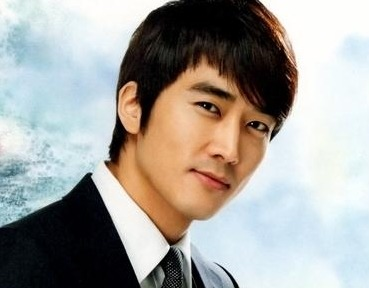
#> input picture Image_Classification/data/train/man/man_1.jpg, 369 x 288 px, found by its file name; its folder holds only this picture in this run
$ python data_augmentation.py
#> lines starting #> are read from the running program, lines starting #| are printed output that depends on the picture
## horizontal flip(좌우대칭)
## vertical filp(상하대칭)
## noise
## rotatie
## translate
## zoom/stretch
## blur

import os
import cv2
import random
import numpy as np

def main():
    train_path = 'C:/Users/user/Desktop/Deep_Learning/Image_Classification/data/train'
    aug_img_count = 10

    for folder in os.listdir(train_path):
        subtrain_path = train_path + "/" + folder
        for idx, file in enumerate(os.listdir(subtrain_path)):
            subfile = subtrain_path + "/" + file

            img = cv2.imread(subfile, cv2.IMREAD_UNCHANGED)
#> img is the input picture: shape (288, 369, 3); mean B, G, R 157, 161.9, 164.7
            output = cv2.resize(img, (224, 224))
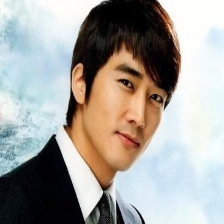
#> output: shape (224, 224, 3); mean B, G, R 156.9, 161.8, 164.6

            for aic in range(aug_img_count):

                # 랜덤하게 변수 인자들 생성
                angle = random.randint(0, 360)
                change_amount_x = random.randint(-50, 50)
                change_amount_y = random.randint(-50, 50)

                # 랜덤하게 함수 선택
                rotation_index = random.randint(0, 1)
                hori_flip_index = random.randint(0, 1)
                trans_index = random.randint(0, 1)
                blur_index = random.randint(0, 1)
                # function = ["rotation", "horizontal_flip", "translate", "noise"]
                # func_index = random.randint(0,len(function)-1)

                if rotation_index == 1:
                    transfer_matrix = cv2.getRotationMatrix2D((output.shape[:2][0] / 2, img.shape[:2][1] / 2), angle,
                                                              scale=1)
                    output = cv2.warpAffine(img, transfer_matrix, (img.shape[:2][0], img.shape[:2][1]),
                                            borderValue=(255, 255, 255))
                    print("회전")
                if hori_flip_index == 1:
                    output = np.flip(output, 1)
                    print("좌우대칭")
                if trans_index == 1:
                    transfer_matrix = np.float32([[1, 0, change_amount_x], [0, 1, change_amount_y]])
                    output = cv2.warpAffine(output, transfer_matrix, (224, 224), borderValue=(255, 255, 255))
                    print("위치이동")
                if blur_index == 1:
                    output = cv2.blur(img, (7, 7))
                    print("흐릿함추가")

                # output 저장
                if not os.path.isdir(subtrain_path+"/args"):
                    os.mkdir(subtrain_path+"/args")
                cv2.imwrite(subtrain_path+"/args/" + str(idx) + "_" + str(aic) + '.jpg', output)
#> this loop made 10 passes
#> pass 1, in main, `output = np.flip(output, 1)`:
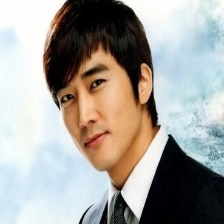
#> output: shape (224, 224, 3); mean B, G, R 156.9, 161.8, 164.6
#> pass 1, in main, `output = cv2.warpAffine(output, transfer_matrix, (224, 224), borderVal..`:
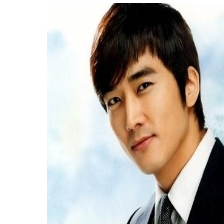
#> output: shape (224, 224, 3); mean B, G, R 176.7, 182.9, 189.5
#> pass 1, in main, `output = cv2.blur(img, (7, 7))`:
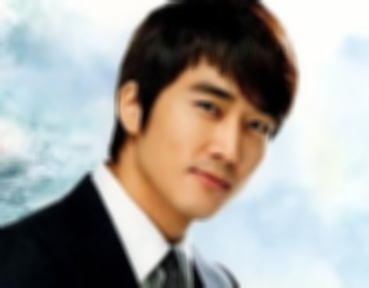
#> output: shape (288, 369, 3); mean B, G, R 157, 161.9, 164.7
#> pass 2, in main, `output = cv2.warpAffine(output, transfer_matrix, (224, 224), borderVal..`:
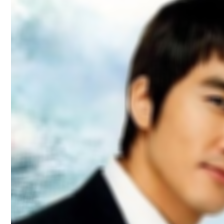
#> output: shape (224, 224, 3); mean B, G, R 155.3, 164, 169.6
#> pass 2 of the loop in main, `for folder in os.listdir(train_path):`:
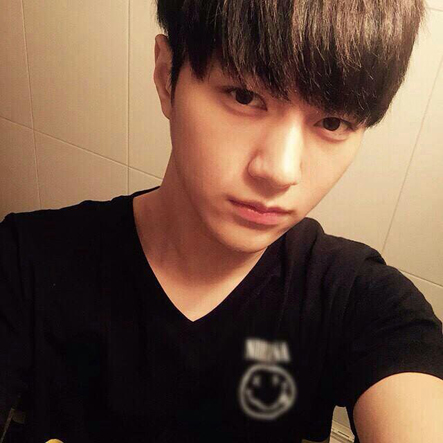
#> input picture Image_Classification/data/train/woman/sample.jpg, 443 x 443 px, found by its file name
#> in main, img is the input picture: shape (443, 443, 3); mean B, G, R 65.4, 81.5, 108
#> the loop in main, `for aic in range(aug_img_count):` made 10 passes
#> transfer_matrix on passes 1, 2, 5, 6: [[-0.951, 0.309, 150.1], [-0.309, -0.951, 466.8]], [[0.961, 0.276, -52.47], [-0.276, 0.961, 69.63]], [[-0.643, -0.766, 533.6], [0.766, -0.643, 194.2]], [[-0.358, -0.934, 358.9], [0.934, -0.358, 196.3]]
#> pass 1, in main, `output = cv2.warpAffine(img, transfer_matrix, (img.shape[:2][0], img.s..`:
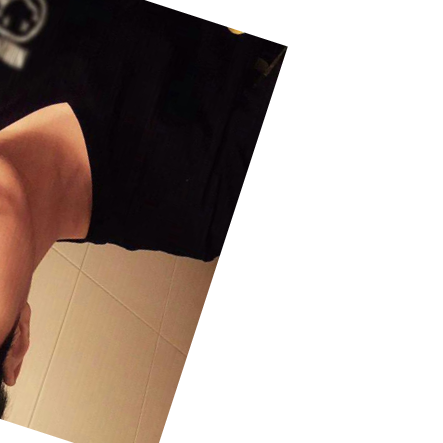
#> output: shape (443, 443, 3); mean B, G, R 154.6, 161.5, 174
#> pass 3, in main, `output = cv2.blur(img, (7, 7))`:
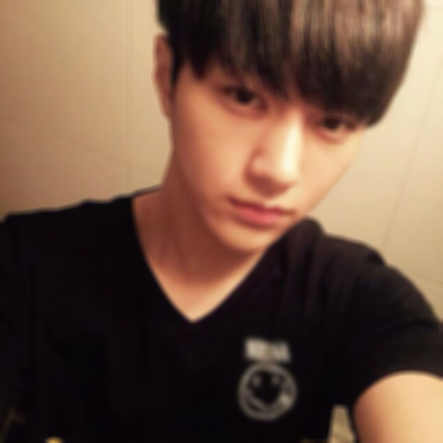
#> output: shape (443, 443, 3); mean B, G, R 65.4, 81.4, 108

                # 이미지 보기
                # cv2.imshow('output', output)
                # cv2.waitKey(0)
                # cv2.destroyAllWindows()

if __name__ == "__main__":
    main()
